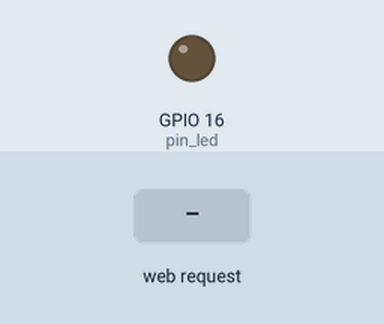
Recording of a sketch running on a simulated ESP8266 (NodeMCU). On the bench: output pins drawn as LEDs (lit = HIGH). The test bench sets the inputs (shaded band). WiFi joins after 1.5 s; servers stay silent unless stated; uploads are accepted with an empty reply; what the sketch prints to the serial monitor is not drawn.

Above: at 3.5 s.
3.6 s: HTTP request GET /session received
At 4.0 s:
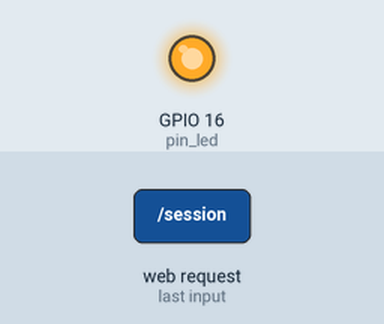
Timing chart, 0 to 6.6 s (numbered marks = the images above; inputs shaded):
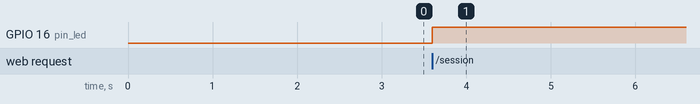

Measured:
- after the input at 3.6 s, GPIO 16 (pin_led): LOW → HIGH at once

The sketch:

webserver.ino
```cpp
#include <ESP8266WiFi.h> // Include the Wi-Fi library
#include <ESP8266WebServer.h>
#include <ESP8266HTTPClient.h>

WiFiClient client;
const char* hostGet = "192.168.2.3";
ESP8266WebServer server;
const char* ssid     = "DIGISOL";         // The SSID (name) of the Wi-Fi network you want to connect to
const char* password = "shreeram1998";     // The password of the Wi-Fi network
//const char* ssid     = "realmeXT";         // The SSID (name) of the Wi-Fi network you want to connect to
//const char* password = "helloworld98";     // The password of the Wi-Fi network

uint8_t pin_led = 16;
char sessionPage[] PROGMEM = R"=====(
<html>
<head>
<script>
function changeState(){
  var xhr = new XMLHttpRequest();
  var url = "/session";
  xhr.onreadystatechange = function(){
    if(this.readyState == 4 && this.status == 200){
      document.getElementById("state").innerText = this.responseText;
      }
    };
    xhr.open("GET",url,true);
    xhr.send();
  }
  function sendIP(){
  var xhr = new XMLHttpRequest();
  var url = "/getIP";
  xhr.onreadystatechange = function(){
    if(this.readyState == 4 && this.status == 200){
      document.getElementById("ip").innerText = this.responseText;
      }
    };
    xhr.open("GET",url,true);
    xhr.send();
  }

</script>
</head>
  <body>
    <center>
    <h1>Start or end the session</h1><br>

      <button onclick="changeState()" id="state"> start </button>
       <button onclick="sendIP()" id="ip"> Send my ip</button>

  </body>
<html>
)=====";

//===============================================POST---DATA---==========================================================================
void postData(String ip) {

   WiFiClient clientGet;
   const int httpGetPort = 8080;

   //the path and file to send the data to:
   String urlGet = "/teacher/class";


  // We now create and add parameters:

  urlGet += "?ip=" + ip+"&classroom=C1";
  Serial.println("urlget:"+urlGet);

      Serial.print(">>> Connecting to host: ");
      Serial.println(hostGet);

       if (!clientGet.connect(hostGet, httpGetPort)) {
        Serial.print("Connection failed: ");
        Serial.print(hostGet);
      } else {
          clientGet.println("GET " + urlGet + " HTTP/1.1");
          clientGet.print("Host: ");
          clientGet.println(hostGet);
          clientGet.println("User-Agent: ESP8266/1.0");
        clientGet.println("Connection: close\r\n\r\n");

          unsigned long timeoutP = millis();
          while (clientGet.available() == 0) {

            if (millis() - timeoutP > 10000) {
              Serial.print(">>> Client Timeout: ");
              Serial.println(hostGet);
              clientGet.stop();
              return;
            }
          }

          //just checks the 1st line of the server response. Could be expanded if needed.
          while(clientGet.available()){
            String retLine = clientGet.readStringUntil('\r');
            Serial.println(retLine);
            break;
          }

      } //end client connection if else

      Serial.print(">>> Closing host: ");
      Serial.println(hostGet);

      clientGet.stop();

}

void checkSession() {

  digitalWrite(pin_led,!digitalRead(pin_led));
  String state = digitalRead(pin_led) ? "On" : "Off";
  server.send(200,"text/plain",state);
}
void ip() {

 String ip =WiFi.localIP().toString().c_str();
 server.send(200,"text/plain",ip);
  postData(ip);
}
void setup() {
  Serial.begin(9600);         // Start the Serial communication to send messages to the computer
  delay(10);
  Serial.println('\n');

  WiFi.begin(ssid, password);             // Connect to the network
  Serial.print("Connecting to ");
  Serial.print(ssid); Serial.println(" ...");

  int i = 0;
  while (WiFi.status() != WL_CONNECTED) { // Wait for the Wi-Fi to connect
    delay(1000);
    Serial.print(++i); Serial.print(' ');
  }

  Serial.println('\n');
  Serial.println("Connection established!");
  Serial.print("IP address:\t");
  Serial.println(WiFi.localIP());         // Send the IP address of the ESP8266 to the computer
  pinMode(pin_led, OUTPUT);
  //===========Server Config===========================

  server.on("/",[](){server.send_P(200,"text/html",sessionPage);});
  server.begin();
  server.on("/session",checkSession);
  server.on("/getIP",ip);
  postData(WiFi.localIP().toString().c_str());
}

void loop() {
  server.handleClient();
  }

void welcome(){
  server.send(200,"text/html","<b>Hello you are on nodemcu server</b>");
  }
```
